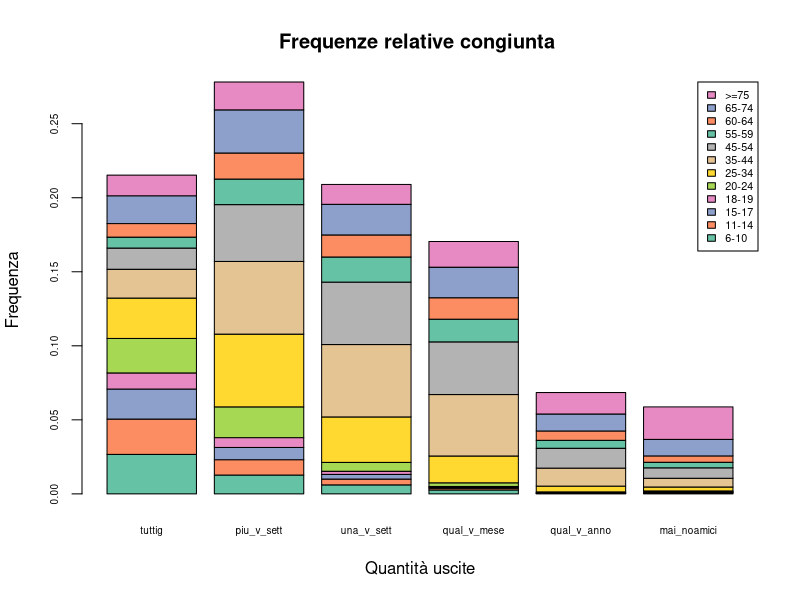
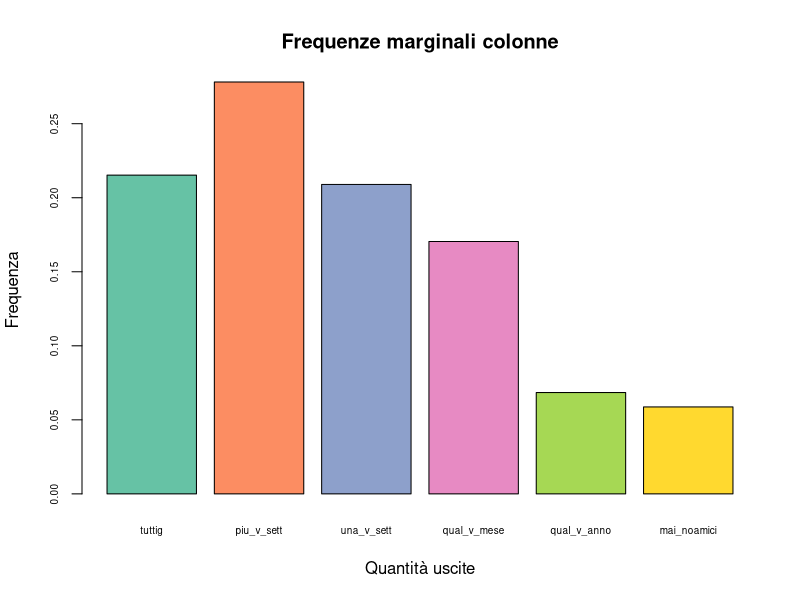
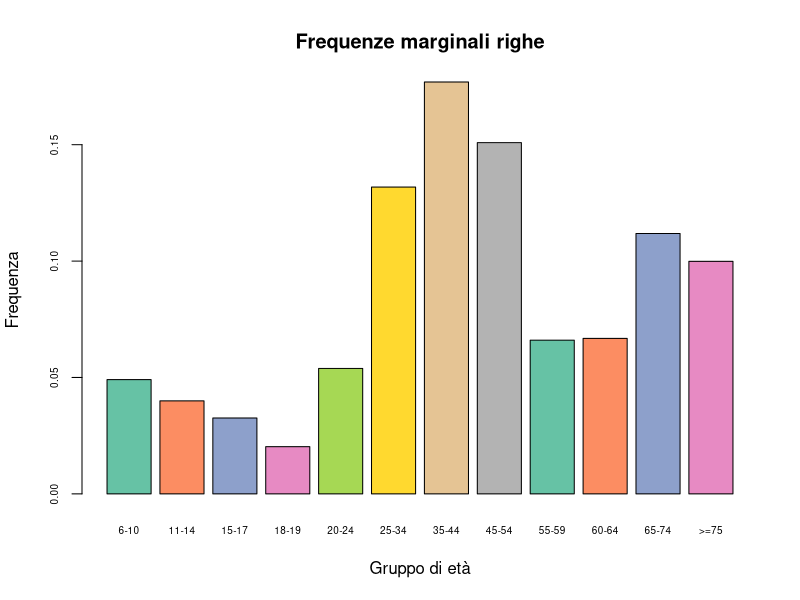
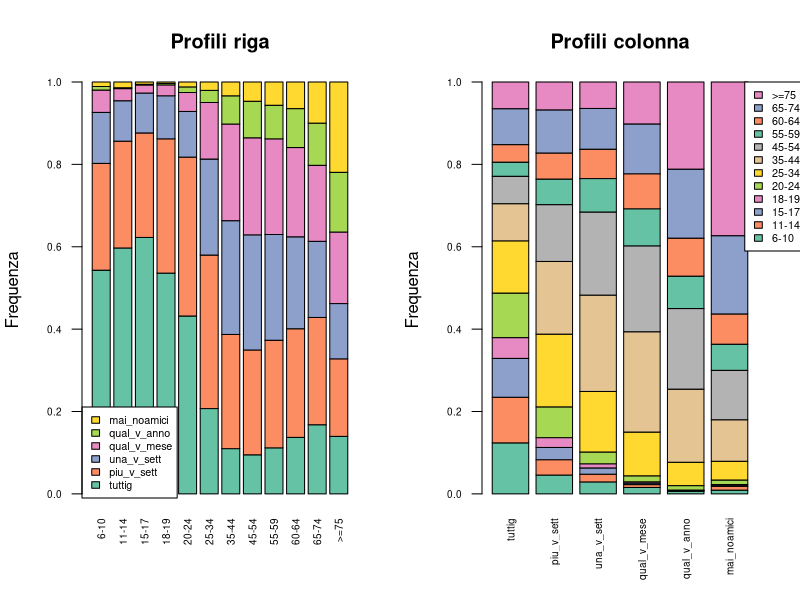
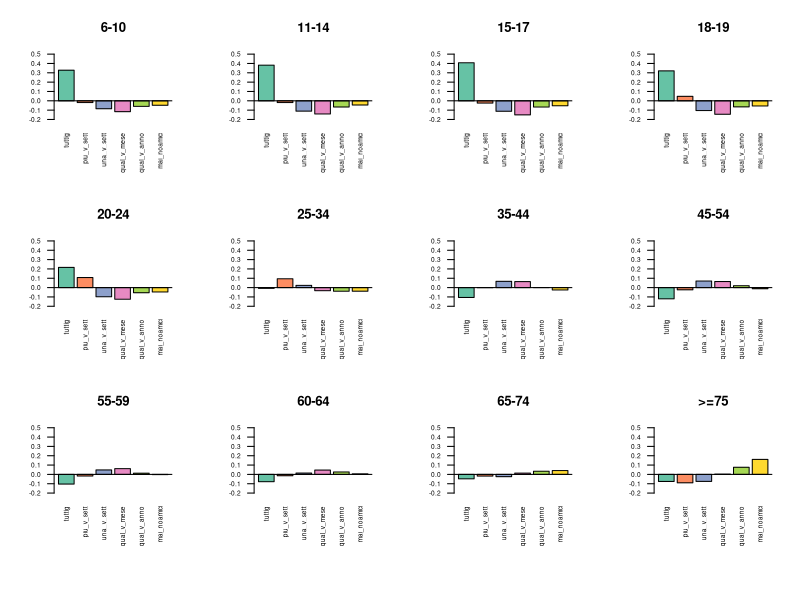
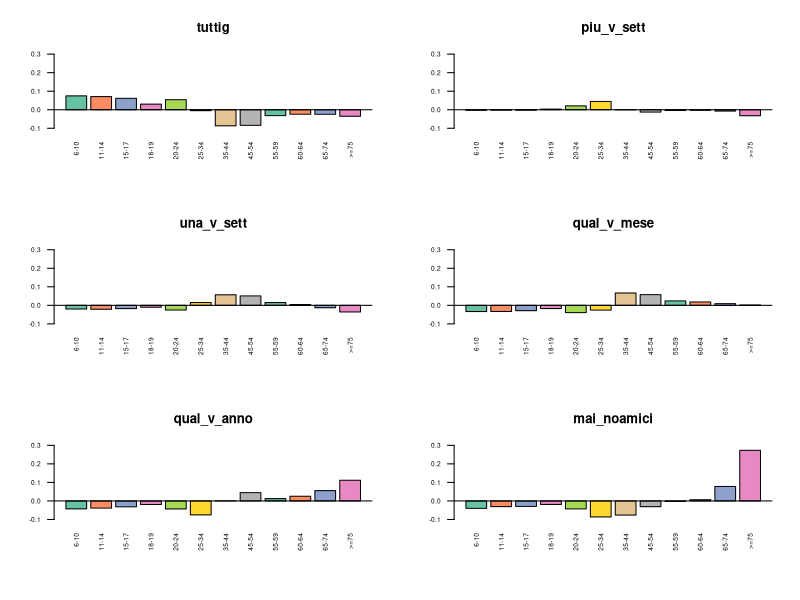
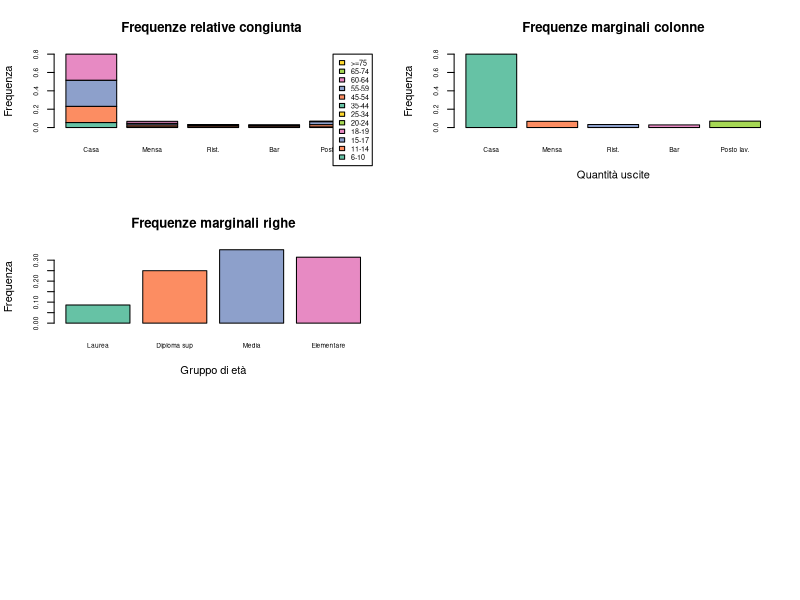
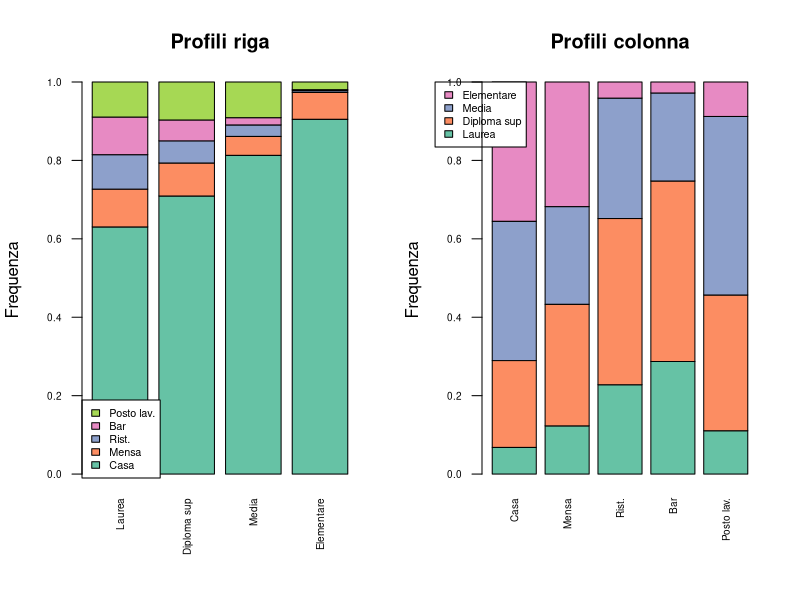

Recreate these plots in R, in order.
## ---- chunk 1
knitr::opts_chunk$set(echo = TRUE)
## ---- chunk 2
setwd("C:/Files/Personali/Unige/Code/SD/StatGit/Esercitazione2")
dati = read.table(
  "amici.txt",
  # No separatori, no na fields
  header = T,
  )
## ---- chunk 3
datiMatr <- data.matrix(dati[,-1])
rownames(datiMatr) = dati[,1]

#Costruisco le tabelle rel congiunte, marginali, e poi i profili riga
freqRelCongiunta = prop.table(datiMatr)

freqMarginali = addmargins(freqRelCongiunta)
freqMarginaliRiga = freqMarginali[-13,7]
freqMarginaliColonna = freqMarginali[13,-7]

freqCondizionateRiga = prop.table(datiMatr,1)
freqCondizionateColonna = prop.table(datiMatr,2)

### Creo i baplot


library(RColorBrewer)
coul <- brewer.pal(12, "Set2")

#Freq rel congiunte
barplot(freqRelCongiunta, cex.names = 0.6,cex.axis = 0.6, main = "Frequenze relative congiunta ", col = coul, xlab = "Quantità uscite", ylab = "Frequenza", legend.text =dati[,1],args.legend = list(x = "topright", cex = 0.65))

#Freq marginali colonne
barplot(freqMarginaliColonna, cex.names = 0.6,cex.axis = 0.6, main = "Frequenze marginali colonne", col = coul, xlab = "Quantità uscite", ylab = "Frequenza")

#Freq marginali righe
barplot(freqMarginaliRiga, cex.names = 0.6,cex.axis = 0.6, main = "Frequenze marginali righe", col = coul, xlab = "Gruppo di età", ylab = "Frequenza")

#Profili riga e colonna
prof_rg = prop.table(datiMatr, 1)
prof_col = prop.table(datiMatr, 2)

par(mfrow = c(1,2))

barplot(t(prof_rg), cex.names = 0.6,cex.axis = 0.6, main = "Profili riga", col = coul, ylab = "Frequenza", legend.text = colnames(datiMatr),args.legend = list(x = "bottomleft", cex = 0.65), las = 2 )
barplot(prof_col, cex.names = 0.6,cex.axis = 0.6, main = "Profili colonna", col = coul, ylab = "Frequenza",legend.text = rownames(datiMatr),args.legend = list(x = "topright",inset = c(-0.17,0), cex = 0.65), las = 2)

# Itero attraverso le righe e creo un barplot per ogni deviazione 
par(mfrow = c(3,4), oma = c(3,0,0,0))

for (i in 1:dim(datiMatr)[1]){

  dev_riga = prof_rg[i,] - freqMarginaliColonna
  barplot(dev_riga, cex.names = 0.6,cex.axis = 0.6,main = rownames(datiMatr)[i], col = coul, las = 2,ylim = c(-0.2,0.5))
abline(h=0)
  }

# Itero attraverso le colonne e creo un barplot per ogni deviazione 
par(mfrow = c(3,2), oma = c(1,0,0,0))
for (i in 1:dim(datiMatr)[2]){
  dev_colonna = prof_col[,i] - freqMarginaliRiga
  barplot(dev_colonna, cex.names = 0.6,cex.axis = 0.6,main =  colnames(datiMatr)[i], col = coul, las = 2,ylim = c(-0.1,0.3))
abline(h=0)
    }

## ---- chunk 4
datiMatr = matrix(c(2829, 433, 394, 431,401, 9201,1092,733,691,1256,14764,877,531,337,1652,14759,1119,71,42,319 ), nrow = 4, ncol = 5, byrow = TRUE, )
colnames(datiMatr) <-  c("Casa", "Mensa", "Rist.", "Bar", "Posto lav.")
rownames(datiMatr) <-  c("Laurea","Diploma sup","Media", "Elementare")

#Costruisco le tabelle rel congiunte, marginali, e poi i profili riga
freqRelCongiunta = prop.table(datiMatr)

freqMarginali = addmargins(freqRelCongiunta)
freqMarginaliRiga = freqMarginali[-5,6]
freqMarginaliColonna = freqMarginali[5,-6]

freqCondizionateRiga = prop.table(datiMatr,1)
freqCondizionateColonna = prop.table(datiMatr,2)

### Creo i baplot


library(RColorBrewer)
coul <- brewer.pal(6, "Set2")

#Freq rel congiunte
barplot(freqRelCongiunta, cex.names = 0.6,cex.axis = 0.6, main = "Frequenze relative congiunta ", col = coul, xlab = "", ylab = "Frequenza", legend.text =dati[,1],args.legend = list(x = "topright", cex = 0.65))

#Freq marginali colonne
barplot(freqMarginaliColonna, cex.names = 0.6,cex.axis = 0.6, main = "Frequenze marginali colonne", col = coul, xlab = "Quantità uscite", ylab = "Frequenza")

#Freq marginali righe
barplot(freqMarginaliRiga, cex.names = 0.6,cex.axis = 0.6, main = "Frequenze marginali righe", col = coul, xlab = "Gruppo di età", ylab = "Frequenza")

#Profili riga e colonna
prof_rg = prop.table(datiMatr, 1)
prof_col = prop.table(datiMatr, 2)

par(mfrow = c(1,2))

barplot(t(prof_rg), cex.names = 0.6,cex.axis = 0.6, main = "Profili riga", col = coul, ylab = "Frequenza", legend.text = colnames(datiMatr),args.legend = list(x = "bottomleft", cex = 0.65), las = 2 )
barplot(prof_col, cex.names = 0.6,cex.axis = 0.6, main = "Profili colonna", col = coul, ylab = "Frequenza",legend.text = rownames(datiMatr),args.legend = list(x = "topleft",inset = c(-0.17,0), cex = 0.65), las = 2)

# Itero attraverso le righe e creo un barplot per ogni deviazione 
par(mfrow = c(2,2), oma = c(1,0,0,0))

for (i in 1:dim(datiMatr)[1]){

  dev_riga = prof_rg[i,] - freqMarginaliColonna
  barplot(dev_riga, cex.names = 0.6,cex.axis = 0.6,main = rownames(datiMatr)[i],ylim = c(-0.2,0.3), col = coul, las = 2)
abline(h=0)
  }

# Itero attraverso le colonne e creo un barplot per ogni deviazione 
par(mfrow = c(2,3), oma = c(1,0,0,0))
for (i in 1:dim(datiMatr)[2]){

  dev_colonna = prof_col[,i] - freqMarginaliRiga
  barplot(dev_colonna, cex.names = 0.6,cex.axis = 0.6,main =  colnames(datiMatr)[i], col = coul, las = 2,ylim = c(-0.5,0.4))
abline(h=0)  
  }
